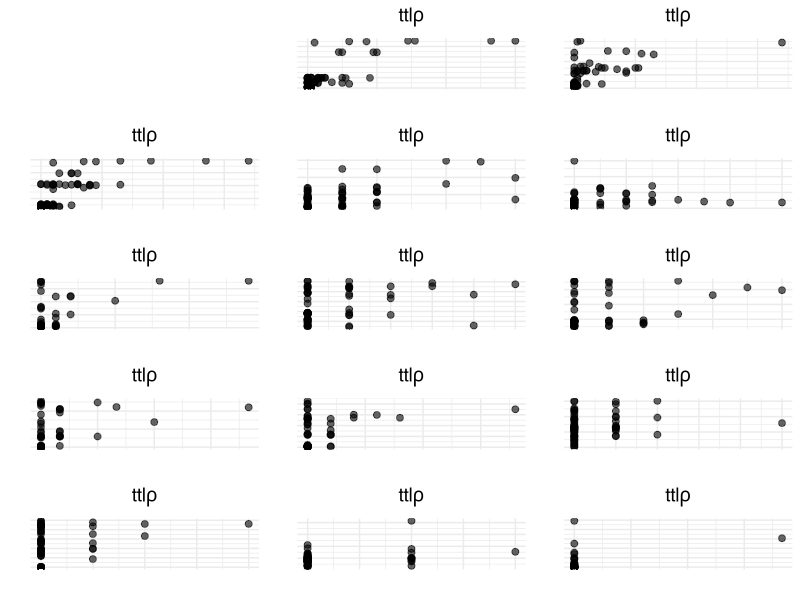
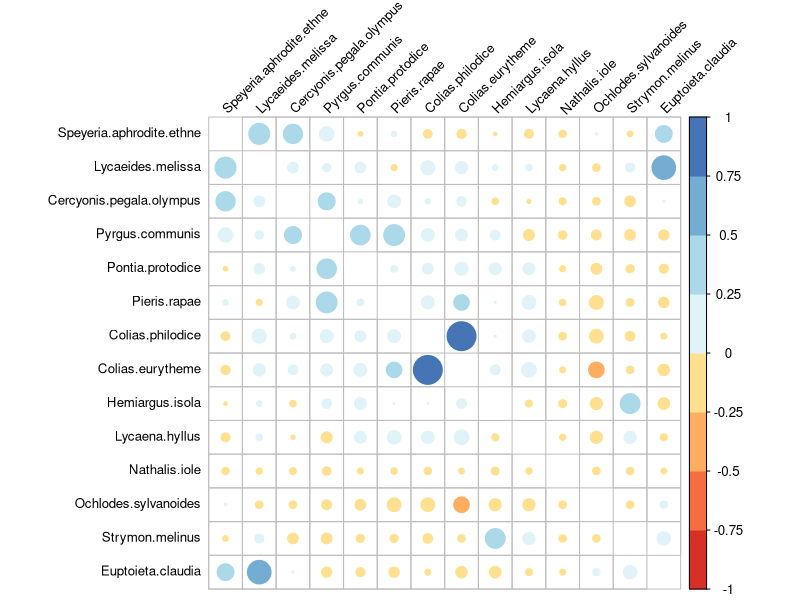
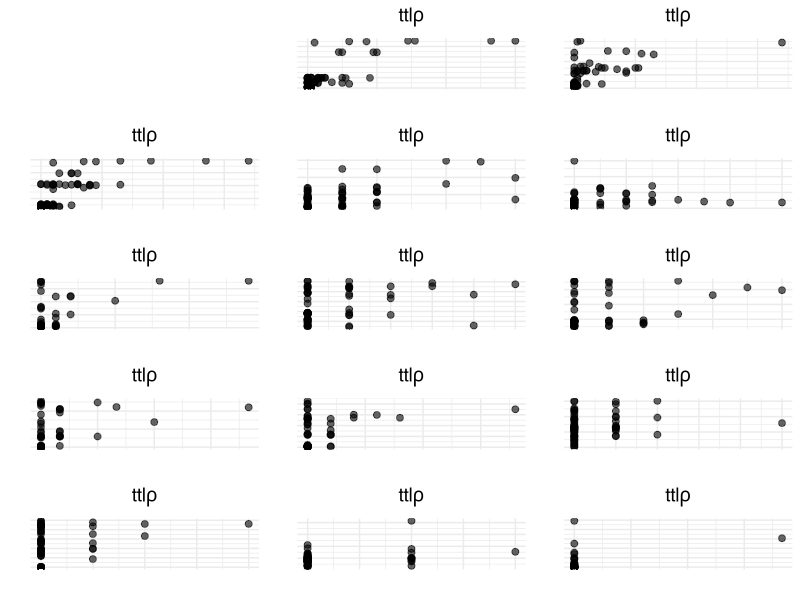
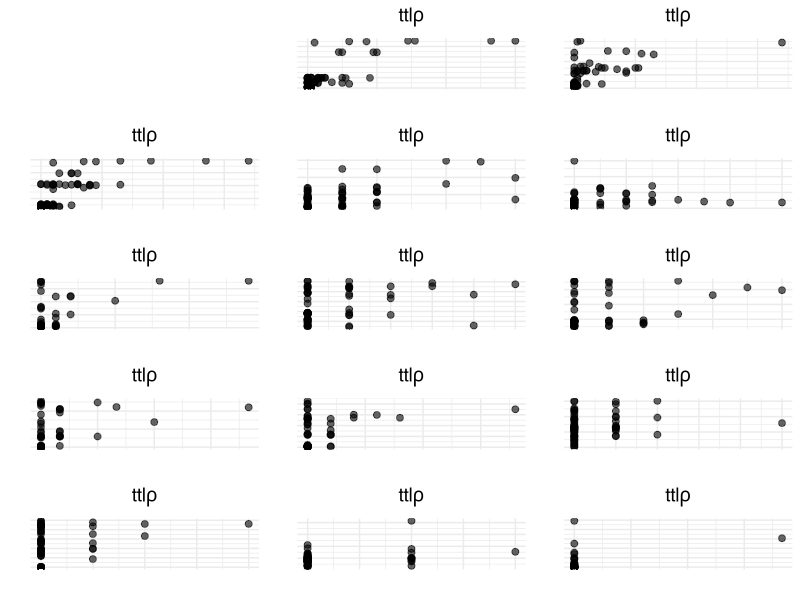

Write the R code that produced these figures, in order.
###############################################################################
# Analysis of the butterfly data set
# Gabriel Dennis
###############################################################################

suppressPackageStartupMessages({
  library(dplyr)
  library(readxl)
  library(ggpubr)
})

# Load in the data
dfy <- read_xlsx("data/butterfly_y.xlsx")
dfx <- read_xlsx("data/butterfly_X.xlsx")

# Load in the coefficients of the 14 dimensional model
betas14 <- read.csv("data/butterfly_14_coefficients.csv")

# Give it row names
row.names(betas14) <- c(
  "intercept",
  "building",
  "urban.vegetation",
  "mixed",
  "short",
  "tall"
)


# Get the predicted means

dfx$intercept <- rep(1, 66)
dfx <- dfx[, c(6, 1:5)]

# Predictions
pred <- exp(as.matrix(dfx) %*% as.matrix(betas14))

plot_list <- list()
# Plot predictions vs data
for (i in 1:14) {
  data <- data.frame(
    "prediction" = pred[, i],
    "counts" = as.matrix(dfy[
      , colnames(pred)[i]
    ])
  )
  names(data)[2] <- "counts"

  correlation <- cor(data$prediction, data$counts)
  ttl <- paste(
    tolower(stringr::str_replace_all(colnames(pred)[i], "[.]", " ")),
    " (n = ", sum(data$counts), "):  ",
    sep = ""
  )

  plot_list[[i]] <- ggplot(data, aes(counts, prediction)) +
    geom_point(size = 2, alpha = 0.6) +
    labs(title = expression(paste(ttl, rho))) +
    xlab("") +
    ylab("") +
    theme_minimal() +
    theme(
      axis.text = element_blank(),
      axis.ticks = element_blank(),
      plot.title = element_text(
        size = 14,
        face = "italic",
        hjust = 0.5
      )
    )
}
ggpubr::ggarrange(plotlist = plot_list, ncol = 3, nrow = 5, aligh = "v")

ggsave("butterfly_14d_poisson.png",
  plot = last_plot(),
  dpi = 500
)



#######################################################################
M <- cor(dfy)

library(RColorBrewer)
corrplot::corrplot(M,
  order = "AOE", tl.col = "black", tl.srt = 45, tl.cex = 0.8, diag = FALSE,
  col = brewer.pal(n = 8, name = "RdYlBu")
)
ggsave("butterfly_14d_corr.png")
